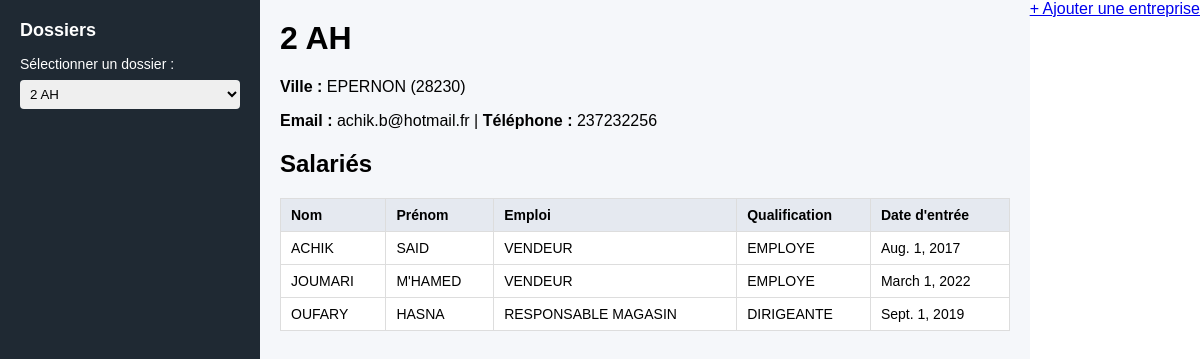
The page / on the database its author committed.
### social/models.py (models this page shows)
class Client(models.Model):
    raison_social = models.CharField(max_length=255, blank=True, null=True)
    nom = models.CharField(max_length=255, blank=True, null=True)
    adress_principale_etablissement = models.CharField(max_length=255, blank=True, null=True)
    capital_euros = models.DecimalField(max_digits=12, decimal_places=2, blank=True, null=True)
    email = models.EmailField(blank=True, null=True)
    forme_juridique = models.CharField(max_length=255, blank=True, null=True)
    nb_titres = models.IntegerField(blank=True, null=True)
    nom_dossier = models.CharField(max_length=255, blank=True, null=True)
    qualite_representant1 = models.CharField(max_length=255, blank=True, null=True)
    representant_legal = models.CharField(max_length=255, blank=True, null=True)
    type_titres = models.CharField(max_length=255, blank=True, null=True)
    val_nom_titre = models.DecimalField(max_digits=12, decimal_places=2, blank=True, null=True)
    activite = models.CharField(max_length=255, blank=True, null=True)
    adresse1 = models.CharField(max_length=255, blank=True, null=True)
    ape = models.CharField(max_length=50, blank=True, null=True)
    code_postal = models.CharField(max_length=20, blank=True, null=True)
    siren = models.CharField(max_length=20, blank=True, null=True)
    siret = models.CharField(max_length=20, blank=True, null=True)
    telephone = models.CharField(max_length=50, blank=True, null=True)
    ville = models.CharField(max_length=100, blank=True, null=True)
    class Meta:
        verbose_name = "Dossier"
        verbose_name_plural = "Dossiers"

class Salarie(models.Model):
    client = models.ForeignKey(Client, on_delete=models.CASCADE, related_name="salaries")
    nom = models.CharField(max_length=100)
    prenom = models.CharField(max_length=100)
    nom_marital = models.CharField(max_length=100, blank=True, null=True)
    code_civilite = models.CharField(max_length=10, blank=True, null=True)
    date_naissance = models.DateField(blank=True, null=True)
    commune_naissance = models.CharField(max_length=100, blank=True, null=True)
    code_commune_naissance = models.CharField(max_length=10, blank=True, null=True)
    pays_naissance = models.CharField(max_length=100, blank=True, null=True)
    numero_securite_sociale = models.CharField(max_length=20)
    nationalite = models.CharField(max_length=50, blank=True, null=True)
    num_voie = models.CharField(max_length=10, blank=True, null=True)
    nom_voie = models.CharField(max_length=255, blank=True, null=True)
    code_postal = models.CharField(max_length=10, blank=True, null=True)
    ville = models.CharField(max_length=100, blank=True, null=True)
    code_reglement = models.CharField(max_length=30, blank=True, null=True)
    emploi = models.CharField(max_length=100, blank=True, null=True)
    qualification = models.CharField(max_length=100, blank=True, null=True)
    date_entree = models.DateField(blank=True, null=True)

### social/views.py (the view)
# urls.py: path("", dashboard, name="home"),
def dashboard(request, pk=None):
    clients = Client.objects.all().order_by("raison_social")
    current_client = None
    if pk is not None:
        current_client = get_object_or_404(Client, pk=pk)
    elif clients:
        current_client = clients[0]
    context = {
        "clients": clients,
        "client": current_client,
    }
    return render(request, "dashboard.html", context)

### social/context_processors.py (called while the page is built)
def clients_list(request):
    return {
        "clients": Client.objects.all().order_by("raison_social")
    }

### social/templates/dashboard.html (shortened to what this page needs)
<!DOCTYPE html>
<html lang="fr">
<head>
</head>
<body>
    <div class="sidebar">
        <h2>Dossiers</h2>
        <label for="client-select">Sélectionner un dossier :</label>
        <select id="client-select">
            {% for c in clients %}
                <option value="{% url 'dashboard_client' c.pk %}"
                    {% if client and client.pk == c.pk %}selected{% endif %}
                >
                    {{ c.raison_social }}
                </option>
            {% endfor %}
        </select>
    </div>
    <div class="content">
        {% if client %}
            <h1>{{ client.raison_social }}</h1>
            <p><strong>Ville :</strong> {{ client.ville }} ({{ client.code_postal }})</p>
            <p><strong>Email :</strong> {{ client.email }} | <strong>Téléphone :</strong> {{ client.telephone }}</p>
            <h2>Salariés</h2>
            {% if client.salaries.all %}
                <table>
                    <thead>
                        <tr>
                            <th>Nom</th>
                            <th>Prénom</th>
                            <th>Emploi</th>
                            <th>Qualification</th>
                            <th>Date d'entrée</th>
                        </tr>
                    </thead>
                    <tbody>
                        {% for s in client.salaries.all %}
                            <tr>
                                <td>{{ s.nom }}</td>
                                <td>{{ s.prenom }}</td>
                                <td>{{ s.emploi }}</td>
                                <td>{{ s.qualification }}</td>
                                <td>{{ s.date_entree }}</td>
                            </tr>
                        {% endfor %}
                    </tbody>
                </table>
            {% else %}
                <p>Aucun salarié pour ce dossier.</p>
            {% endif %}
        {% else %}
            <h1>Aucun dossier sélectionné</h1>
            <p>Choisis une entreprise dans la liste à gauche.</p>
        {% endif %}
    </div>
</body>
</html>
<a href="{% url 'ajouter_entreprise' %}" class="btn btn-primary">
    + Ajouter une entreprise
</a>

### social/templates/dashboard.html (style rules this page uses)
body { margin: 0; font-family: Arial, sans-serif; display: flex; min-height: 100vh; }
.sidebar { width: 260px; background-color: #1f2933; color: #fff; padding: 20px; box-sizing: border-box; }
.sidebar h2 { font-size: 18px; margin-top: 0; margin-bottom: 15px; }
.sidebar label { font-size: 14px; display: block; margin-bottom: 8px; }
.sidebar select { width: 100%; padding: 6px; border-radius: 4px; border: none; }
.content { flex: 1; padding: 20px; box-sizing: border-box; background-color: #f5f7fa; }
h1 { margin-top: 0; }
table { width: 100%; border-collapse: collapse; margin-top: 15px; background-color: #fff; }
th, td { padding: 8px 10px; border: 1px solid #ddd; font-size: 14px; }
th { background-color: #e5e9f0; text-align: left; }

### rows shown on the page
Client: raison_social "2 AH", ville "EPERNON", code_postal "28230", email "achik.b@hotmail.fr", telephone "237232256"
Salarie: nom "ACHIK", prenom "SAID", emploi "VENDEUR", qualification "EMPLOYE", date_entree "Aug. 1, 2017"
Salarie: nom "JOUMARI", prenom "M'HAMED", emploi "VENDEUR", qualification "EMPLOYE", date_entree "March 1, 2022"
Salarie: nom "OUFARY", prenom "HASNA", emploi "RESPONSABLE MAGASIN", qualification "DIRIGEANTE", date_entree "Sept. 1, 2019"

### other values the page prints
form field value "2 AH"
